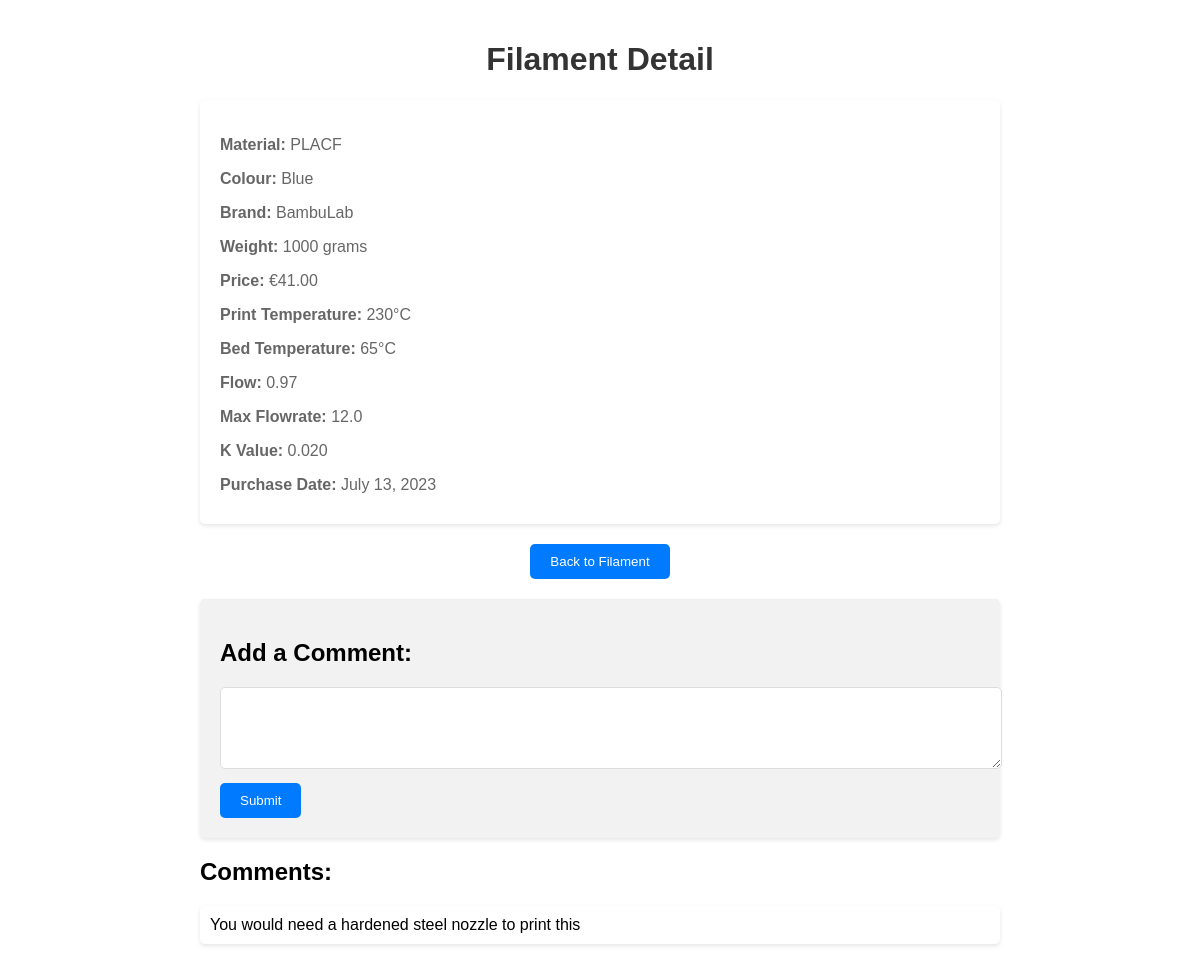
Screenshot of /filament/6/ with the database file from the repository.
### filamentManager/models.py (models this page shows, shortened)
class Filament(models.Model):
    class Material(models.TextChoices):
        PLA = "PLA", "PLA"
        PLACF = "PLACF", "PLA with carbon fiber"
        PLAsilk = "PLAsilk", "PLA silk"
        PLAplus = "PLA+", "PLA+ (generic)"
        PETG = "PETG", "PETG"
        ABS = "ABS", "ABS"
        ASA = "ASA", "ASA"
        TPU = "TPU", "TPU"
        TPE = "TPE", "TPE"
    material = models.CharField(max_length=10, choices=Material.choices)
    colour = models.CharField(max_length = 30)
    brand = models.CharField(max_length=50)
    weight = models.IntegerField() # weight in grams
    price = models.DecimalField(max_digits = 5, decimal_places = 2) # max 999.99
    print_temperature = models.IntegerField()
    bed_temperature = models.IntegerField()
    flow = models.DecimalField(default = 0.97, max_digits = 3, decimal_places = 2)
    max_flowrate = models.DecimalField(default = 12, max_digits = 3, decimal_places = 1)
    k_value = models.DecimalField(max_digits = 4, decimal_places = 3)
    purchase_date = models.DateField("Purchase date")

class Comment(models.Model):
    Filament = models.ForeignKey(Filament, on_delete=models.CASCADE)
    comment_text = models.CharField(max_length=400)

### filamentManager/views.py (the view)
# urls.py: path("<int:filament_id>/", views.detail, name="detail"),
def detail(request, filament_id):
    filament = get_object_or_404(Filament, pk=filament_id)
    return render(request, "filamentManager/detail.html", {"filament": filament})

### filamentManager/templates/filamentManager/detail.html (shortened to what this page needs)
{% load static %}
<!DOCTYPE html>
<html lang="en">
<head>
    <link rel="stylesheet" href="{% static 'filamentManager/detail.css' %}">
</head>
<body>
    <div class="container">
        <h1>Filament Detail</h1>
        {% if filament %}
            <div class="detail-info">
                <p><strong>Material:</strong> {{ filament.material }}</p>
                <p><strong>Colour:</strong> {{ filament.colour }}</p>
                <p><strong>Brand:</strong> {{ filament.brand }}</p>
                <p><strong>Weight:</strong> {{ filament.weight }} grams</p>
                <p><strong>Price:</strong> €{{ filament.price }}</p>
                <p><strong>Print Temperature:</strong> {{ filament.print_temperature }}°C</p>
                <p><strong>Bed Temperature:</strong> {{ filament.bed_temperature }}°C</p>
                <p><strong>Flow:</strong> {{ filament.flow }}</p>
                <p><strong>Max Flowrate:</strong> {{ filament.max_flowrate }}</p>
                <p><strong>K Value:</strong> {{ filament.k_value }}</p>
                <p><strong>Purchase Date:</strong> {{ filament.purchase_date }}</p>
            </div>
            <body>
                <div id="back-to-filament">
                    <button onclick="goBack()">Back to Filament</button>
                </div>
            </body>
            <div class="comment-form">
                <h2>Add a Comment:</h2>
                <form method="post" action="{% url 'add_comment' filament.id %}">
                    <textarea name="comment_text" rows="4" cols="50"></textarea><br>
                    <input type="submit" value="Submit">
                </form>
            </div>
            <div class="comment-list">
                <h2>Comments:</h2>
                {% for comment in filament.comment_set.all %}
                    <p>{{ comment.comment_text }}</p>
                {% empty %}
                    <p>No comments yet.</p>
                {% endfor %}
            </div>
        {% else %}
            <p>No filament found.</p>
        {% endif %}
    </div>
</body>
</html>

### filamentManager/static/filamentManager/detail.css (style rules this page uses)
body { font-family: Arial, sans-serif; background-color: rgba(255, 255, 255, 0.37); background-image: url("background.jpg"); background-repeat: no-repeat; background-size: cover; margin: 0; padding: 0; }
.container { max-width: 800px; margin: 0 auto; padding: 20px; }
h1 { color: #333; text-align: center; }
.detail-info { margin-top: 20px; padding: 20px; background-color: #fff; border-radius: 5px; box-shadow: 0 2px 4px rgba(0, 0, 0, 0.1); }
.detail-info p { color: #666; margin-bottom: 10px; }
.comment-form { margin-top: 20px; background-color: #f2f2f2; padding: 20px; border-radius: 5px; box-shadow: 0 2px 4px rgba(0, 0, 0, 0.1); }
.comment-form textarea { width: 100%; padding: 10px; border: 1px solid #ddd; border-radius: 5px; resize: vertical; margin-bottom: 10px; }
.comment-form input[type="submit"] { background-color: #007bff; color: #fff; border: none; padding: 10px 20px; cursor: pointer; border-radius: 5px; }
.comment-list { margin-top: 20px; }
.comment-list p { background-color: #fff; padding: 10px; border-radius: 5px; margin-bottom: 10px; box-shadow: 0 2px 4px rgba(0, 0, 0, 0.1); }
#back-to-filament { margin-top: 20px; text-align: center; }
#back-to-filament button { background-color: #007bff; color: #fff; border: none; padding: 10px 20px; cursor: pointer; border-radius: 5px; }

### rows the page displays
Filament: material "PLACF", colour "Blue", brand "BambuLab", weight "1000", price "41.00", print_temperature "230", bed_temperature "65", flow "0.97", max_flowrate "12.0", k_value "0.020", purchase_date "July 13, 2023"
Comment: comment_text "You would need a hardened steel nozzle to print this"
